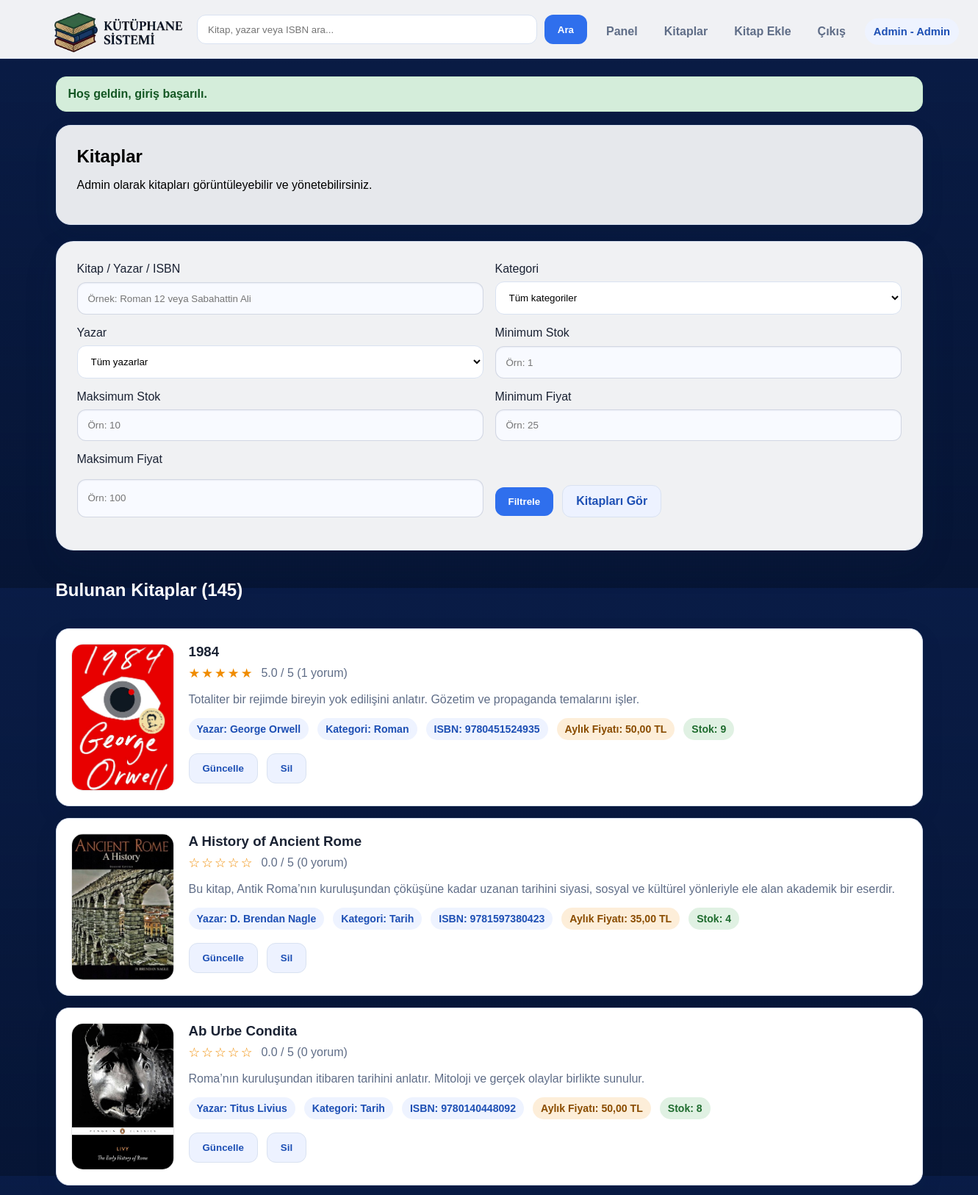
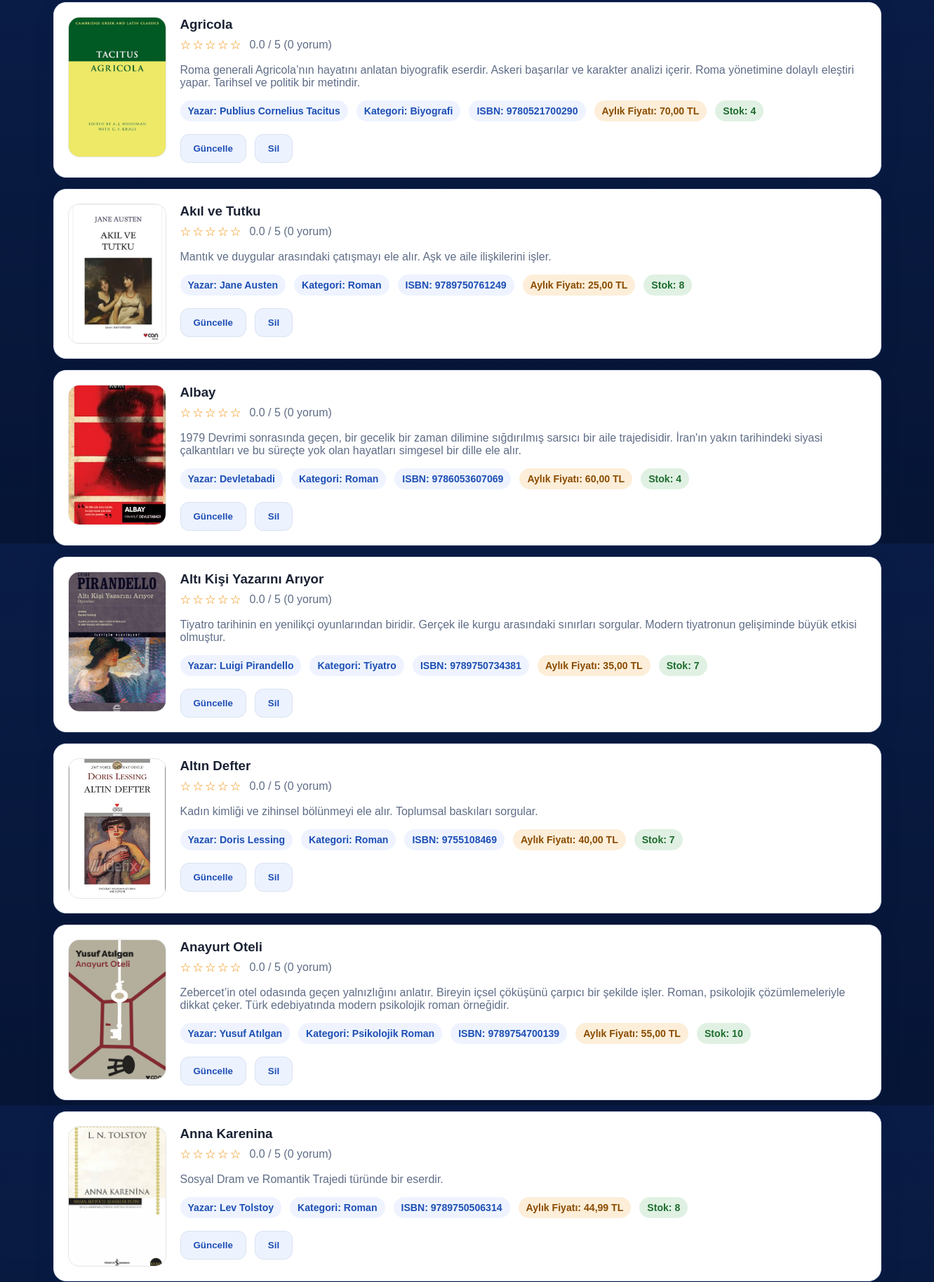
The app's page /books.php (signed in, upper part) with its own data (2 pictures, top to bottom).
### tables this page shows
CREATE TABLE `users` (
  `id` int(11) NOT NULL,
  `full_name` varchar(120) NOT NULL,
  `username` varchar(60) NOT NULL,
  `email` varchar(120) NOT NULL,
  `phone` varchar(30) DEFAULT NULL,
  `address` varchar(255) DEFAULT NULL,
  `password_hash` varchar(255) NOT NULL,
  `role` enum('admin','member') NOT NULL DEFAULT 'member',
  `remember_token_hash` varchar(64) DEFAULT NULL,
  `remember_token_expires_at` datetime DEFAULT NULL,
  `balance` decimal(10,2) NOT NULL DEFAULT 0.00,
  `created_at` timestamp NOT NULL DEFAULT current_timestamp()
);

CREATE TABLE `books` (
  `id` int(11) NOT NULL,
  `title` varchar(180) NOT NULL,
  `author_id` int(11) NOT NULL,
  `category_id` int(11) NOT NULL,
  `isbn` varchar(20) NOT NULL,
  `description` text DEFAULT NULL,
  `summary` text DEFAULT NULL,
  `price` decimal(10,2) NOT NULL DEFAULT 0.00,
  `image_path` varchar(255) DEFAULT NULL,
  `total_copies` int(11) NOT NULL DEFAULT 1,
  `available_copies` int(11) NOT NULL DEFAULT 1,
  `created_at` timestamp NOT NULL DEFAULT current_timestamp()
);

CREATE TABLE `authors` (
  `id` int(11) NOT NULL,
  `name` varchar(120) NOT NULL
);

CREATE TABLE `categories` (
  `id` int(11) NOT NULL,
  `name` varchar(120) NOT NULL
);

### db.php (called while the page is built, shortened)
<?php
function db(): PDO
{
    static $pdo = null;
    if ($pdo instanceof PDO) {
        return $pdo;
    }
    $dsn = 'mysql:host=' . DB_HOST . ';dbname=' . DB_NAME . ';charset=utf8mb4';
    $options = [
        PDO::ATTR_ERRMODE => PDO::ERRMODE_EXCEPTION,
        PDO::ATTR_DEFAULT_FETCH_MODE => PDO::FETCH_ASSOC,
    ];
    $pdo = new PDO($dsn, DB_USER, DB_PASS, $options);
    return $pdo;
}

### books.php (the view, shortened to what this page needs)
<?php
require_once __DIR__ . '/auth.php';
require_login();
$user = current_user();
$isAdmin = ($user['role'] ?? '') === 'admin';
$q = trim($_GET['q'] ?? '');
$minStock = trim((string) ($_GET['min_stock'] ?? ''));
$maxStock = trim((string) ($_GET['max_stock'] ?? ''));
$minPrice = trim((string) ($_GET['min_price'] ?? ''));
$maxPrice = trim((string) ($_GET['max_price'] ?? ''));
$sql = '
    SELECT
        b.*,
        COALESCE(b.image_path, "") AS image_path,
        a.name AS author_name,
        c.name AS category_name,
        COALESCE(AVG(r.rating), 0) AS average_rating,
        COUNT(r.id) AS review_count
    FROM books b
    INNER JOIN authors a ON a.id = b.author_id
    INNER JOIN categories c ON c.id = b.category_id
    LEFT JOIN book_reviews r ON r.book_id = b.id
    WHERE 1 = 1
';
$params = [];
$sql .= ' GROUP BY b.id, b.title, b.author_id, b.category_id, b.isbn, b.description, b.price, b.image_path, b.total_copies, b.available_copies, b.created_at, a.name, c.name ORDER BY b.title ASC';
$stmt = db()->prepare($sql);
$stmt->execute($params);
$books = $stmt->fetchAll();
$borrowedStmt = db()->prepare('SELECT book_id FROM borrows WHERE user_id = :user_id AND status = :status');
$borrowedStmt->execute([
    'user_id' => (int) $user['id'],
    'status' => 'borrowed',
]);
$borrowedBookIds = array_map('intval', array_column($borrowedStmt->fetchAll(), 'book_id'));
$cartBookIds = [];
require_once __DIR__ . '/partials/header.php';
?>
<section class="hero">
    <h1>Kitaplar</h1>
    <p class="muted">
        <?php if ($isAdmin): ?>
            Admin olarak kitapları görüntüleyebilir ve yönetebilirsiniz.
        <?php else: ?>
            Kitapları filtreleyebilir, sepete ekleyebilir ve bakiyenizle kiralama yapabilirsiniz.
            Mevcut bakiye: <strong><?= e(format_money($user['balance'] ?? 0)) ?></strong>
        <?php endif; ?>
    </p>
</section>
<section class="filter-card">
    <form method="get" action="">
        <div class="form-row">
            <div class="form-group">
                <label for="q">Kitap / Yazar / ISBN</label>
                <input class="form-control" id="q" name="q" type="text" value="<?= e($q) ?>" placeholder="Örnek: Roman 12 veya Sabahattin Ali">
            </div>
            <div class="form-group">
                <label for="category_id">Kategori</label>
                <select id="category_id" name="category_id">
                    <option value="0">Tüm kategoriler</option>
                </select>
            </div>
        </div>
        <div class="form-row">
            <div class="form-group">
                <label for="author_id">Yazar</label>
                <select id="author_id" name="author_id">
                    <option value="0">Tüm yazarlar</option>
                </select>
            </div>
            <div class="form-group">
                <label for="min_stock">Minimum Stok</label>
                <input class="form-control" id="min_stock" name="min_stock" type="number" min="0" value="<?= e($minStock) ?>" placeholder="Örn: 1">
            </div>
        </div>
        <div class="form-row">
            <div class="form-group">
                <label for="max_stock">Maksimum Stok</label>
                <input class="form-control" id="max_stock" name="max_stock" type="number" min="0" value="<?= e($maxStock) ?>" placeholder="Örn: 10">
            </div>
            <div class="form-group">
                <label for="min_price">Minimum Fiyat</label>
                <input class="form-control" id="min_price" name="min_price" type="number" min="0" step="0.01" value="<?= e($minPrice) ?>" placeholder="Örn: 25">
            </div>
        </div>
        <div class="form-row">
            <div class="form-group">
                <label for="max_price">Maksimum Fiyat</label>
                <input class="form-control" id="max_price" name="max_price" type="number" min="0" step="0.01" value="<?= e($maxPrice) ?>" placeholder="Örn: 100">
            </div>
            <div class="form-group">
                <label>&nbsp;</label>
                <div class="form-actions">
                    <button type="submit">Filtrele</button>
                   <a class="btn btn-secondary books-preview-btn" href="<?= e(url('books.php')) ?>">
    Kitapları Gör
</a>
                </div>
            </div>
        </div>
    </form>
</section>
<section style="margin-top:20px;">
    <div class="section-title">
        <h2>Bulunan Kitaplar (<?= e(count($books)) ?>)</h2>
    </div>
    <?php if (!$books): ?>
        <div class="empty-state">Bu filtrelere uygun kitap bulunamadı.</div>
    <?php else: ?>
        <div class="book-list" id="book-list-wrap">
            <?php foreach ($books as $book): ?>
                <?php
                $bookId = (int) $book['id'];
                $isBorrowed = in_array($bookId, $borrowedBookIds, true);
                $inCart = in_array($bookId, $cartBookIds, true);
                $available = (int) $book['available_copies'] > 0;
                $imagePath = trim((string) ($book['image_path'] ?? ''));
                ?>
                <article class="book-card" data-book-id="<?= e($bookId) ?>">
                    <div class="book-card-layout">
                        <div class="book-cover">
                            <a href="<?= e(url('book_details.php?id=' . $bookId)) ?>">
                                <?php if ($imagePath !== ''): ?>
                                    <img src="<?= e(url($imagePath)) ?>" alt="<?= e($book['title']) ?>">
                                <?php else: ?>
                                    <span>Kapak görseli<br>sonra<br>eklenecek</span>
                                <?php endif; ?>
                            </a>
                        </div>
                        <div class="book-content">
                            <h3>
                                <a class="book-title-link" href="<?= e(url('book_details.php?id=' . $bookId)) ?>">
                                    <?= e($book['title']) ?>
                                </a>
                            </h3>
                            <div class="rating-row">
                                <span class="stars" aria-label="Puan: <?= e(number_format((float) $book['average_rating'], 1)) ?> / 5">
                                    <?php
                                    $roundedAverage = (int) round((float) $book['average_rating']);
                                    for ($star = 1; $star <= 5; $star++):
                                        echo $star <= $roundedAverage ? '★' : '☆';
                                    endfor;
                                    ?>
                                </span>
                                <span class="rating-text">
                                    <?= e(number_format((float) $book['average_rating'], 1)) ?> / 5
                                    (<?= e((int) $book['review_count']) ?> yorum)
                                </span>
                            </div>
                            <p class="muted"><?= e($book['description']) ?></p>
                            <div class="meta-row">
                                <span class="badge">Yazar: <?= e($book['author_name']) ?></span>
                                <span class="badge">Kategori: <?= e($book['category_name']) ?></span>
                                <span class="badge">ISBN: <?= e($book['isbn']) ?></span>
                                <span class="badge badge-warning">Aylık Fiyatı: <?= e(format_money($book['price'] ?? 0)) ?></span>
                                <?php if ($available): ?>
                                    <span class="badge badge-success">Stok: <?= e($book['available_copies']) ?></span>
                                <?php else: ?>
                                    <span class="badge badge-danger">Stok yok</span>
                                <?php endif; ?>
                            </div>
                            <?php if (!$isAdmin): ?>
                                <div class="form-actions book-actions action-pair-row cart-action-group">
                                    <a class="btn btn-success action-pair-item book-detail-btn" href="<?= e(url('book_details.php?id=' . $bookId)) ?>">Kitap detaylarını gör</a>
                                    <?php if ($isBorrowed): ?>
                                        <button type="button" class="action-pair-item" disabled>Zaten ödünçte</button>
                                    <?php elseif (!$available): ?>
                                        <button type="button" class="action-pair-item" disabled>Stok yok</button>
                                    <?php elseif ($inCart): ?>
                                        <a class="btn btn-cart-link action-pair-item" href="<?= e(url('cart.php')) ?>">Sepete Git</a>
                                    <?php else: ?>
                                        <form method="post" action="" class="js-add-to-cart-form action-pair-item" style="margin:0;">
                                            <input type="hidden" name="action" value="add_to_cart">
                                            <input type="hidden" name="book_id" value="<?= e($bookId) ?>">
                                            <button type="submit" class="btn js-add-to-cart-button">Sepete Ekle</button>
                                        </form>
                                    <?php endif; ?>
                                </div>
                            <?php else: ?>
                                <div class="form-actions book-actions admin-actions">
                                    <form method="get" action="<?= e(url('guncelle.php')) ?>" style="margin:0;">
                                        <button type="submit" class="btn btn-primary">
                                            Güncelle
                                        </button>
                                    </form>
                                    <form method="post" action="sil.php" style="margin:0;"
                                        onsubmit="return confirm('Bu kitabı silmek istediğine emin misin?');">
                                        <button type="submit" class="btn btn-danger">
                                            Sil
                                        </button>
                                    </form>
                                </div>
                            <?php endif; ?>
                        </div>
                    </div>
                </article>
            <?php endforeach; ?>
        </div>
    <?php endif; ?>
</section>
<?php require_once __DIR__ . '/partials/footer.php'; ?>

### partials/header.php (shortened to what this page needs)
<?php
$user = current_user();
?>
<!doctype html>
<html lang="tr">
<head>
    <link rel="stylesheet" href="<?= e(url('assets/css/style.css?v=' . time())) ?>">
</head>
<body>
<div class="layout">
    <header class="topbar">
        <div class="brand">
            <a href="<?= e(url(is_logged_in() ? 'dashboard.php' : 'login.php')) ?>">
            </a>
        </div>
        <?php if ($user): ?>
            <form class="top-search" action="<?= e(url('books.php')) ?>" method="get">
                <input
                    type="text"
                    name="q"
                    value="<?= e($_GET['q'] ?? '') ?>"
                    placeholder="Kitap, yazar veya ISBN ara..."
                >
                <button type="submit">Ara</button>
            </form>
            <nav class="nav-links">
                <a href="<?= e(url('dashboard.php')) ?>">Panel</a>
                <a href="<?= e(url('books.php')) ?>">Kitaplar</a>
                <?php if ($user['role'] === 'admin'): ?>
                    <a href="<?= e(url('add_book.php')) ?>">Kitap Ekle</a>
                <?php endif; ?>
                <a href="<?= e(url('logout.php')) ?>">Çıkış</a>
            </nav>
            <div class="user-chip">
                <?= e($user['full_name']) ?> - <?= $user['role'] === 'admin' ? 'Admin' : 'üye' ?>
            </div>
        <?php endif; ?>
    </header>
    <main class="page-wrapper">
        <?= display_flash() ?>

### auth.php (shortened to what this page needs)
<?php
require_once __DIR__ . '/db.php';
function url(string $path = ''): string
{
    $prefix = BASE_URL !== '' ? BASE_URL : '';
    return $prefix . '/' . ltrim($path, '/');
}
function e(mixed $value): string
{
    return htmlspecialchars((string) $value, ENT_QUOTES, 'UTF-8');
}
function display_flash(): string
{
    $flash = $_SESSION['flash'];
    return '<div class="flash flash-' . e($flash['type']) . '">' . e($flash['message']) . '</div>';
}
function format_money(float|int|string $amount): string
{
    return number_format((float) $amount, 2, ',', '.') . ' TL';
}
function current_user(): ?array
{
    static $cachedUser = null;
    static $checked = false;
    if ($checked) {
        return $cachedUser;
    }
    $checked = true;
    if (isset($_SESSION['user_id'])) {
        $stmt = db()->prepare('SELECT * FROM users WHERE id = :id LIMIT 1');
        $stmt->execute(['id' => (int) $_SESSION['user_id']]);
        $cachedUser = $stmt->fetch() ?: null;
        if ($cachedUser !== null) {
            return $cachedUser;
        }
    }
    return null;
}
function is_logged_in(): bool
{
    return current_user() !== null;
}
function require_login(): void
{
    if (!is_logged_in()) {
        set_flash('error', 'Devam etmek için giriş yapın.');
        redirect('login.php');
    }
}

### partials/footer.php
    </main>
</div>
</body>
</html>

### records on screen
users: full_name "Admin"
books: shows a picture, title "1984", average_rating "5.0", review_count "1", description "Totaliter bir rejimde bireyin yok edilişini anlatır. Gözetim ve propaganda temalarını işler.", author.name "George Orwell", category.name "Roman", isbn "9780451524935", price "50,00 TL", available_copies "9"
books: shows a picture, title "A History of Ancient Rome", average_rating "0.0", review_count "0", description "Bu kitap, Antik Roma’nın kuruluşundan çöküşüne kadar uzanan tarihini siyasi, sosyal ve kültürel yönleriyle ele alan akademik bir eserdir.", author.name "D. Brendan Nagle", category.name "Tarih", isbn "9781597380423", price "35,00 TL", available_copies "4"
books: shows a picture, title "Ab Urbe Condita", average_rating "0.0", review_count "0", description "Roma’nın kuruluşundan itibaren tarihini anlatır. Mitoloji ve gerçek olaylar birlikte sunulur.", author.name "Titus Livius", category.name "Tarih", isbn "9780140448092", price "50,00 TL", available_copies "8"
books: shows a picture, title "Agricola", average_rating "0.0", review_count "0", description "Roma generali Agricola’nın hayatını anlatan biyografik eserdir. Askeri başarılar ve karakter analizi içerir. Roma yönetimine dolaylı eleştiri yapar. Tarihsel ve politik bir metindir.", author.name "Publius Cornelius Tacitus", category.name "Biyografi", isbn "9780521700290", price "70,00 TL", available_copies "4"
books: shows a picture, title "Akıl ve Tutku", average_rating "0.0", review_count "0", description "Mantık ve duygular arasındaki çatışmayı ele alır. Aşk ve aile ilişkilerini işler.", author.name "Jane Austen", category.name "Roman", isbn "9789750761249", price "25,00 TL", available_copies "8"
books: shows a picture, title "Albay", average_rating "0.0", review_count "0", description "1979 Devrimi sonrasında geçen, bir gecelik bir zaman dilimine sığdırılmış sarsıcı bir aile trajedisidir. İran'ın yakın tarihindeki siyasi çalkantıları ve bu süreçte yok olan hayatları simgesel bir dille ele alır.", author.name "Devletabadi", category.name "Roman", isbn "9786053607069", price "60,00 TL", available_copies "4"
books: shows a picture, title "Altı Kişi Yazarını Arıyor", average_rating "0.0", review_count "0", description "Tiyatro tarihinin en yenilikçi oyunlarından biridir. Gerçek ile kurgu arasındaki sınırları sorgular. Modern tiyatronun gelişiminde büyük etkisi olmuştur.", author.name "Luigi Pirandello", category.name "Tiyatro", isbn "9789750734381", price "35,00 TL", available_copies "7"
books: shows a picture, title "Altın Defter", average_rating "0.0", review_count "0", description "Kadın kimliği ve zihinsel bölünmeyi ele alır. Toplumsal baskıları sorgular.", author.name "Doris Lessing", category.name "Roman", isbn "9755108469", price "40,00 TL", available_copies "7"
books: shows a picture, title "Anayurt Oteli", average_rating "0.0", review_count "0", description "Zebercet’in otel odasında geçen yalnızlığını anlatır. Bireyin içsel çöküşünü çarpıcı bir şekilde işler. Roman, psikolojik çözümlemeleriyle dikkat çeker. Türk edebiyatında modern psikolojik roman örneğidir.", author.name "Yusuf Atılgan", category.name "Psikolojik Roman", isbn "9789754700139", price "55,00 TL", available_copies "10"
books: shows a picture, title "Anna Karenina", average_rating "0.0", review_count "0", description "Sosyal Dram ve Romantik Trajedi türünde bir eserdir.", author.name "Lev Tolstoy", category.name "Roman", isbn "9789750506314", price "44,99 TL", available_copies "8"

### other values on screen
$flash['message'] "Hoş geldin, giriş başarılı."
count($books) "145"
